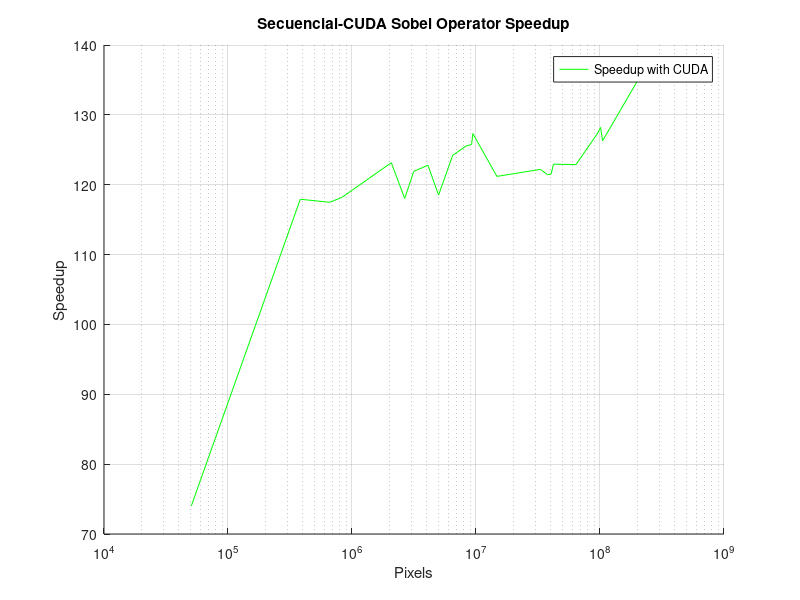

Write the MATLAB code that produced this figure.
time_seq= [0.00728054 0.048273825 0.078703333333333 0.09951275  0.263082 0.31811666666667 0.37230433333333 0.48137366666667 0.58732633333333 0.762904 0.974609 1.08353 1.1200933333333 1.7405766666667  3.9105733333333 4.4243633333333 4.72202 4.94553 7.53372 11.263666666667 11.924866666667 12.284033333333 26.3461];
time_cuda=[0.000098330666666667 0.000409374 0.00066989766666667 0.00084204066666667 0.0021362693333333 0.002695102 0.003054038 0.003920288 0.0049556276666667 0.006142808 0.0077639653333333 0.0086149823333333 0.0087975606666667 0.014362092 0.032002229333333 0.036435946666667 0.03885616 0.040227127 0.061311779666667 0.088406242333333 0.093014667666667 0.097270955 0.193159957];
pixels=[50625 382800 660000 828450 2073600 2661120 3145728 4096000 4990464 6480000 8294400 9216000 9437184 14745600 33177600 37748736 40320000 42177408 64000000 96000000 101092970 104917200 225000000];

speedup=[74.04139773282 117.92108194463 117.48560601047 118.18045605082 123.15020203445 118.035112091 121.90559951557 122.79038342761 118.51704220716 124.19466797595 125.52979800356 125.77274776381 127.31862567055 121.19241867179 122.19690361572 121.42852699312 121.52564741343 122.9401741765 122.87557205089 127.40804686843 128.20415280525 126.28675572614 136.39524676432];

hold on;
semilogx(pixels, speedup,'g');
title('Secuencial-CUDA Sobel Operator Speedup');
xlabel('Pixels');
ylabel('Speedup');  grid on;
legend('Speedup with CUDA','Location','northeast');
hold off;